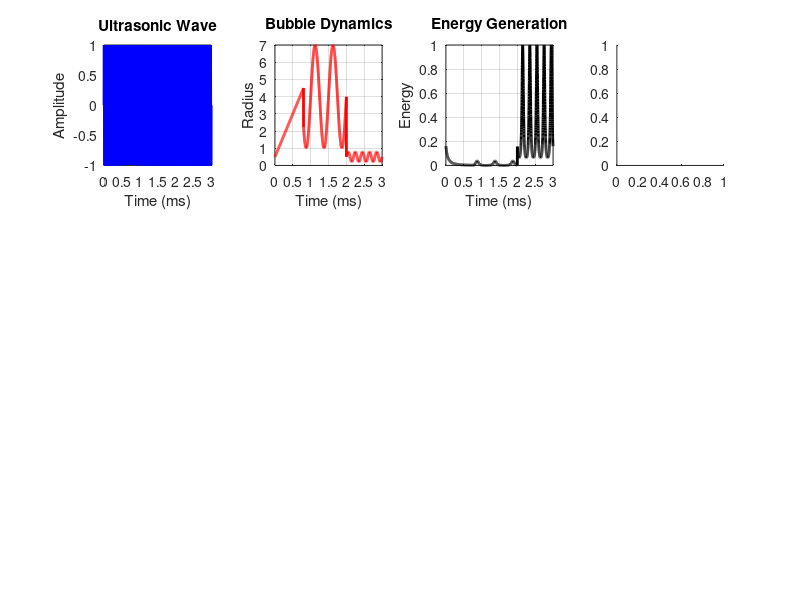

This figure's MATLAB source: (Note: this script raises an error after producing the figure.)
% =========================================================
% COMPLETE PHOTOELECTRONIC DEVICE FABRICATION
% =========================================================
% Steps Included:
% 1. Ultrasonic Cavitation
% 2. Nanoparticle Preparation
% 3. Thin Film Fabrication
% 4. Photoelectronic Device Assembly
% =========================================================

clc;
clear;
close all;

% =========================================================
% STEP 1 : ULTRASONIC CAVITATION
% =========================================================

frequency = 40000;
time_end = 0.003;
fs = 1000000;

t = linspace(0,time_end,fs*time_end);

wave = sin(2*pi*frequency*t);

% =========================================================
% BUBBLE DYNAMICS
% =========================================================

bubble_radius = zeros(size(t));

for i = 1:length(t)

    if t(i) < 0.0008

        bubble_radius(i) = 0.5 + 5000*t(i);

    elseif t(i) < 0.002

        bubble_radius(i) = ...
            4 + 3*sin(2*pi*2000*t(i));

    else

        bubble_radius(i) = ...
            0.5 + 0.3*sin(2*pi*5000*t(i));

    end

end

% =========================================================
% ENERGY GENERATION
% =========================================================

energy = 1 ./ (bubble_radius.^2);

energy = energy / max(energy);

collapse_index = bubble_radius < 1;

% =========================================================
% STEP 2 : NANOPARTICLE PREPARATION
% =========================================================

particle_size = 150 - 120*energy;

particle_size = ...
    particle_size + randn(size(particle_size))*3;

particle_size(particle_size < 5) = 5;

% =========================================================
% CENTRIFUGATION
% =========================================================

centrifuge_threshold = 80;

centrifuged_particles = ...
    particle_size(particle_size <= centrifuge_threshold);

% =========================================================
% WASHING
% =========================================================

washed_particles = centrifuged_particles * 0.95;

% =========================================================
% DRYING
% =========================================================

dried_particles = washed_particles * 0.90;

% =========================================================
% STABILIZATION
% =========================================================

stabilized_particles = ...
    dried_particles + randn(size(dried_particles));

avg_particle_size = mean(stabilized_particles);

particle_count = length(stabilized_particles);

% =========================================================
% STEP 3 : THIN FILM FABRICATION
% =========================================================

substrate = 'ITO Glass';

spin_speed = 3000;
num_layers = 5;
annealing_temp = 450;

film_thickness = ...
    (6000/spin_speed) * num_layers * 40;

uniformity = 60 + (spin_speed/100);

if uniformity > 95
    uniformity = 95;
end

conductivity = ...
    annealing_temp * 0.03 + num_layers * 3;

normalized_conductivity = conductivity * 3;

if normalized_conductivity > 100
    normalized_conductivity = 100;
end

light_absorption = ...
    50 + num_layers*7 + annealing_temp*0.02;

if light_absorption > 100
    light_absorption = 100;
end

film_quality = ...
    (uniformity + ...
     normalized_conductivity + ...
     light_absorption)/3;

% =========================================================
% STEP 4 : PHOTOELECTRONIC DEVICE ASSEMBLY
% =========================================================

% ---------------------------------------------------------
% DEVICE STRUCTURE
% ---------------------------------------------------------

bottom_electrode = 'ITO';
active_layer = 'Nanoparticle Thin Film';
top_electrode = 'Silver (Ag)';

device_structure = ...
    'ITO / Nanoparticle Film / Ag';

% =========================================================
% ELECTRODE PARAMETERS
% =========================================================

electrode_thickness = 120;      % nm

active_layer_thickness = film_thickness;

device_area = 1.5;              % cm^2

contact_resistance = 12;        % Ohm

% =========================================================
% PHOTOELECTRIC PARAMETERS
% =========================================================

% Electron generation efficiency

electron_generation = ...
    light_absorption * 0.92;

% Charge transport efficiency

charge_transport = ...
    normalized_conductivity * 0.88;

% Device sensitivity

device_sensitivity = ...
    (electron_generation + charge_transport)/2;

% Photocurrent estimation

photocurrent = ...
    device_sensitivity * 0.15;

% Device efficiency

device_efficiency = ...
    (film_quality + device_sensitivity)/2;

% =========================================================
% DEVICE TYPE DETERMINATION
% =========================================================

if device_efficiency > 85

    device_type = 'High Performance Photodetector';

elseif device_efficiency > 70

    device_type = 'Photoelectric Sensor';

else

    device_type = 'Basic Optical Device';

end

% =========================================================
% COMMAND WINDOW OUTPUT
% =========================================================

disp('===================================================');
disp(' ULTRASONIC CAVITATION ANALYSIS ');
disp('===================================================');

fprintf('\n');

fprintf('Ultrasonic Frequency          : %.0f Hz\n', ...
        frequency);

fprintf('Maximum Energy Generated      : %.2f\n', ...
        max(energy));

fprintf('Bubble Collapse Events        : %d\n', ...
        sum(collapse_index));

fprintf('\n');

disp('===================================================');
disp(' NANOPARTICLE PREPARATION ');
disp('===================================================');

fprintf('\n');

fprintf('Total Nanoparticles           : %d\n', ...
        particle_count);

fprintf('Average Particle Size         : %.2f nm\n', ...
        avg_particle_size);

fprintf('\n');

disp('===================================================');
disp(' THIN FILM FABRICATION ');
disp('===================================================');

fprintf('\n');

fprintf('Substrate Type                : %s\n', ...
        substrate);

fprintf('Film Thickness                : %.2f nm\n', ...
        film_thickness);

fprintf('Thin Film Uniformity          : %.2f %%\n', ...
        uniformity);

fprintf('Thin Film Quality Index       : %.2f %%\n', ...
        film_quality);

fprintf('\n');

disp('===================================================');
disp(' PHOTOELECTRONIC DEVICE ASSEMBLY ');
disp('===================================================');

fprintf('\n');

fprintf('Device Structure              : %s\n', ...
        device_structure);

fprintf('Bottom Electrode              : %s\n', ...
        bottom_electrode);

fprintf('Active Layer                  : %s\n', ...
        active_layer);

fprintf('Top Electrode                 : %s\n', ...
        top_electrode);

fprintf('Electrode Thickness           : %.2f nm\n', ...
        electrode_thickness);

fprintf('Active Layer Thickness        : %.2f nm\n', ...
        active_layer_thickness);

fprintf('Device Area                   : %.2f cm^2\n', ...
        device_area);

fprintf('Contact Resistance            : %.2f Ohm\n', ...
        contact_resistance);

fprintf('\n');

disp('===================================================');
disp(' PHOTOELECTRIC DEVICE PERFORMANCE ');
disp('===================================================');

fprintf('\n');

fprintf('Electron Generation Efficiency : %.2f %%\n', ...
        electron_generation);

fprintf('Charge Transport Efficiency    : %.2f %%\n', ...
        charge_transport);

fprintf('Device Sensitivity             : %.2f %%\n', ...
        device_sensitivity);

fprintf('Estimated Photocurrent         : %.2f mA\n', ...
        photocurrent);

fprintf('Overall Device Efficiency      : %.2f %%\n', ...
        device_efficiency);

fprintf('\n');

fprintf('Final Device Type              : %s\n', ...
        device_type);

fprintf('\n');

if device_efficiency > 85

    disp('RESULT: High Quality Photoelectronic Device');

elseif device_efficiency > 70

    disp('RESULT: Moderate Quality Device');

else

    disp('RESULT: Low Efficiency Device');

end

fprintf('\n');

disp('===================================================');
disp(' DEVICE FABRICATION COMPLETED SUCCESSFULLY ');
disp('===================================================');

% =========================================================
% PLOT 1 : ULTRASONIC WAVE
% =========================================================

figure;

subplot(3,4,1);

plot(t*1000,wave,...
    'b','LineWidth',2);

xlabel('Time (ms)');
ylabel('Amplitude');

title('Ultrasonic Wave');

grid on;

% =========================================================
% PLOT 2 : BUBBLE DYNAMICS
% =========================================================

subplot(3,4,2);

plot(t*1000,bubble_radius,...
    'r','LineWidth',2);

xlabel('Time (ms)');
ylabel('Radius');

title('Bubble Dynamics');

grid on;

% =========================================================
% PLOT 3 : HIGH ENERGY
% =========================================================

subplot(3,4,3);

plot(t*1000,energy,...
    'k','LineWidth',2);

xlabel('Time (ms)');
ylabel('Energy');

title('Energy Generation');

grid on;

% =========================================================
% PLOT 4 : NANOPARTICLE DISTRIBUTION
% =========================================================

subplot(3,4,4);

histogram(stabilized_particles,20);

xlabel('Particle Size (nm)');
ylabel('Frequency');

title('Nanoparticle Distribution');

grid on;

% =========================================================
% PLOT 5 : THIN FILM THICKNESS
% =========================================================

subplot(3,4,5);

bar(film_thickness);

ylabel('Thickness (nm)');

title('Thin Film Thickness');

grid on;

% =========================================================
% PLOT 6 : THIN FILM PERFORMANCE
% =========================================================

subplot(3,4,6);

film_parameters = ...
    [uniformity,...
     normalized_conductivity,...
     light_absorption,...
     film_quality];

bar(film_parameters);

set(gca,...
    'XTickLabel',...
    {'Uniformity',...
     'Conductivity',...
     'Absorption',...
     'Quality'});

ylabel('Performance (%)');

title('Thin Film Performance');

grid on;

% =========================================================
% PLOT 7 : DEVICE PERFORMANCE
% =========================================================

subplot(3,4,7);

device_parameters = ...
    [electron_generation,...
     charge_transport,...
     device_sensitivity,...
     device_efficiency];

bar(device_parameters);

set(gca,...
    'XTickLabel',...
    {'Electron',...
     'Transport',...
     'Sensitivity',...
     'Efficiency'});

ylabel('Performance (%)');

title('Device Performance');

grid on;

% =========================================================
% PLOT 8 : PHOTOCURRENT
% =========================================================

subplot(3,4,8);

time_photo = 0:0.1:10;

photo_response = ...
    photocurrent * abs(sin(time_photo));

plot(time_photo,...
     photo_response,...
     'm','LineWidth',2);

xlabel('Time (s)');
ylabel('Photocurrent (mA)');

title('Photocurrent Response');

grid on;

% =========================================================
% PLOT 9 : DEVICE STRUCTURE VISUALIZATION
% =========================================================

subplot(3,4,9);

rectangle(...
    'Position',[0 0 5 1],...
    'FaceColor',[0.6 0.8 1]);

hold on;

rectangle(...
    'Position',[0 1 5 1],...
    'FaceColor',[1 0.8 0.4]);

rectangle(...
    'Position',[0 2 5 1],...
    'FaceColor',[0.8 0.8 0.8]);

text(2,0.5,'ITO');

text(1,1.5,'Nanoparticle Film');

text(2,2.5,'Ag');

axis off;

title('Device Structure');

% =========================================================
% PLOT 10 : SPIN SPEED VS THICKNESS
% =========================================================

subplot(3,4,10);

rpm = [1000 2000 3000 4000 5000];

thickness = ...
    (6000./rpm) * num_layers * 40;

plot(rpm,...
     thickness,...
     '-o',...
     'LineWidth',2);

xlabel('Spin Speed (rpm)');
ylabel('Thickness (nm)');

title('Spin Speed vs Thickness');

grid on;

% =========================================================
% PLOT 11 : LAYERS VS ABSORPTION
% =========================================================

subplot(3,4,11);

layers = 1:10;

absorption = 50 + layers*7;

plot(layers,...
     absorption,...
     '-s',...
     'LineWidth',2);

xlabel('Layers');
ylabel('Absorption (%)');

title('Layers vs Absorption');

grid on;

% =========================================================
% PLOT 12 : DEVICE EFFICIENCY
% =========================================================

subplot(3,4,12);

pie([device_efficiency,...
     100-device_efficiency]);

title('Device Efficiency');

% =========================================================
% 3D DEVICE VISUALIZATION
% =========================================================

figure;

[X,Y] = meshgrid(1:50,1:50);

Z = rand(50)*film_thickness/20;

surf(X,Y,Z);

xlabel('X-axis');
ylabel('Y-axis');
zlabel('Height');

title('3D Photoelectronic Thin Film');

shading interp;

colormap jet;

colorbar;

% =========================================================
% DEVICE ASSEMBLY ANIMATION
% =========================================================

figure;

for k = 1:3

    clf;

    if k >= 1

        rectangle(...
            'Position',[0 0 6 1],...
            'FaceColor',[0.6 0.8 1]);

        text(2.5,0.5,'ITO Electrode',...
             'FontWeight','bold');

    end

    hold on;

    if k >= 2

        rectangle(...
            'Position',[0 1 6 1],...
            'FaceColor',[1 0.8 0.4]);

        text(1.5,1.5,'Nanoparticle Thin Film',...
             'FontWeight','bold');

    end

    if k >= 3

        rectangle(...
            'Position',[0 2 6 1],...
            'FaceColor',[0.8 0.8 0.8]);

        text(2,2.5,'Silver Electrode',...
             'FontWeight','bold');

    end

    axis([0 6 0 4]);

    axis off;

    title(['Device Assembly Step ',num2str(k)]);

    pause(1);

end
